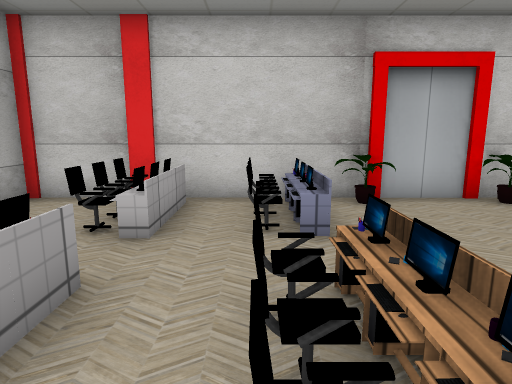
view 1 (above)

14 first-person views from a walk through a 3-D level made in the Unity game engine. The camera is 1.3 m above the floor, tilts 10° down and sees 75° across. The floor is counted in squares, 1 m on a side. Each view is taken from the middle of a square. On the plan, view 1 faces up. The plan holds only what a view shows up to about 14 squares ahead; the rest is blank. The place goes on beyond the plan. Some surface patterns are stand-ins.

view 2
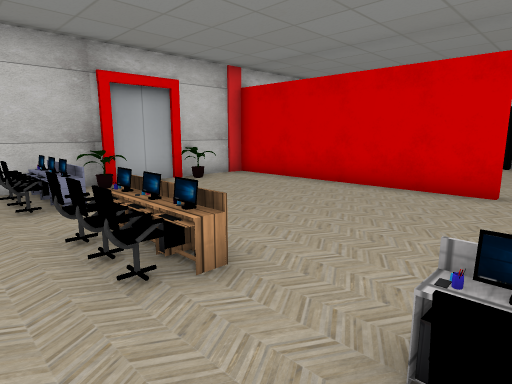

view 3
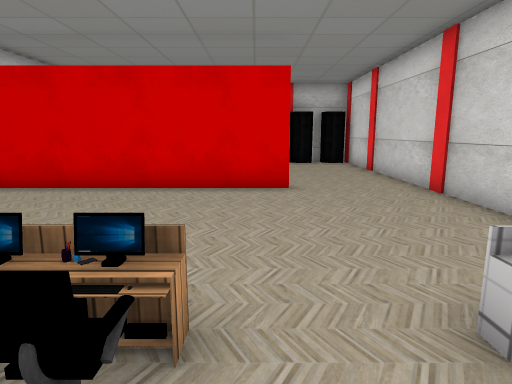

view 4
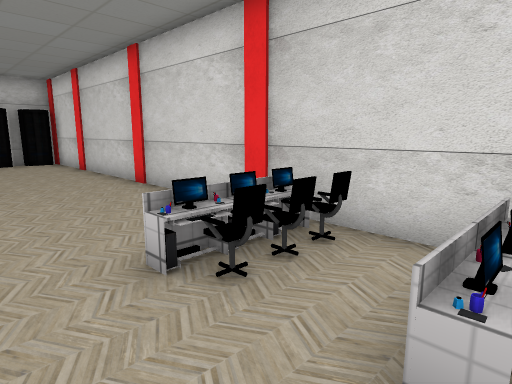

view 5
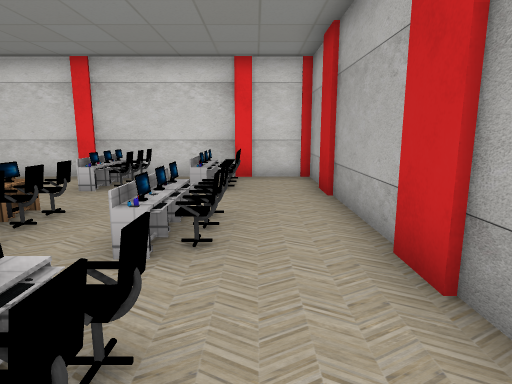

view 6
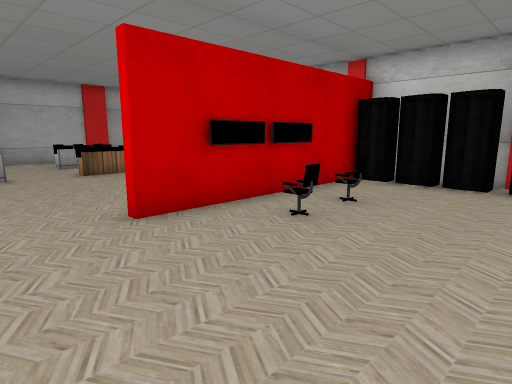

view 7
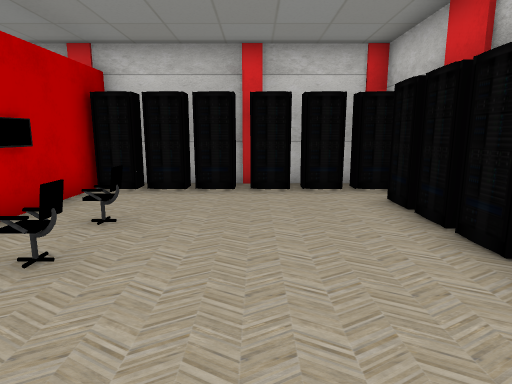

view 8
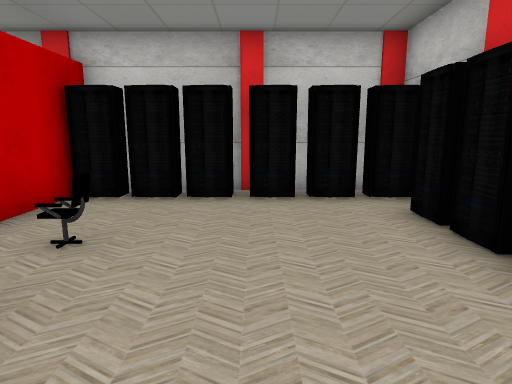

view 9
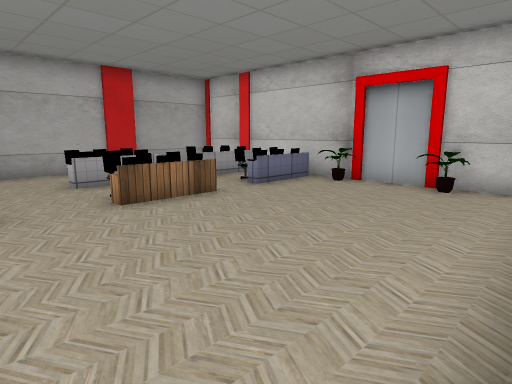

view 10
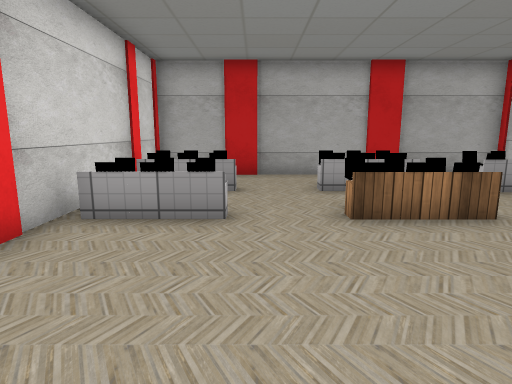

view 11
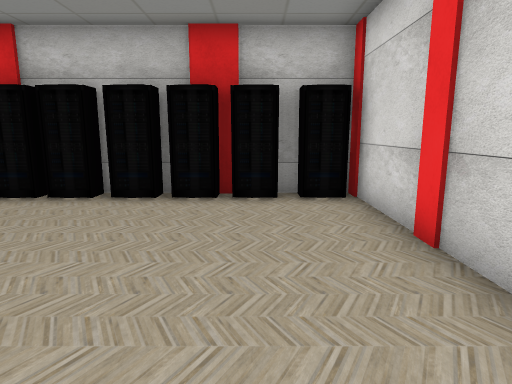

view 12
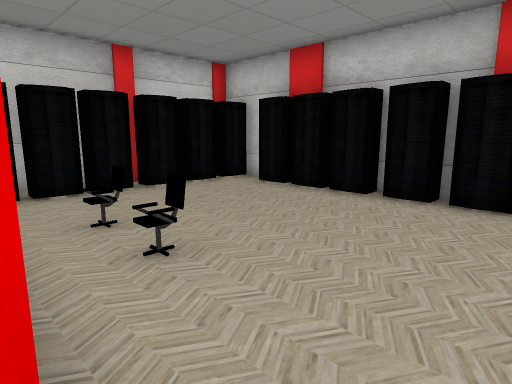

view 13
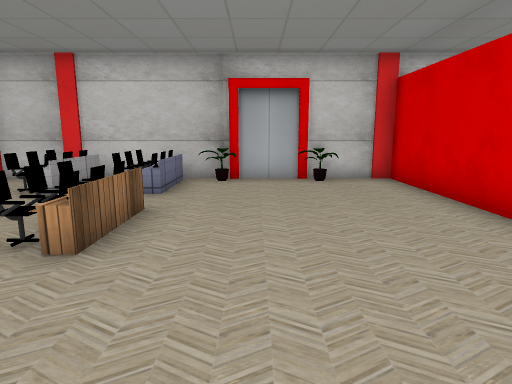

view 14
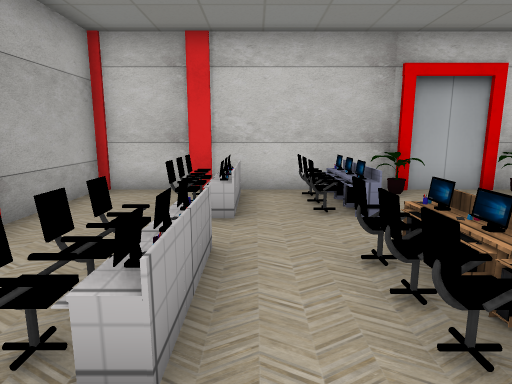

### Floor plan
Points are (right, up) in squares from view 1. A wall is a line through its corners. A room is listed if a view was taken in it or the views show most of it. See-through windows are left out.
Room 1 (views 1, 2, 3, 4, 5, 6, 7, 8, 9, 10, 11, 12, 13, 14)
walls: (6.9, -0.9) (6.9, 6.7) (4.5, 6.7); (7.2, 6) (7.2, -0.9); (2.6, 6.7) (-4.6, 6.7) (-4.6, -4.1) (14.4, -4.1); (13.5, 6.7) (8, 6.7)
low walls: (0.7, 5.5) (0.7, 6.1)
objects: other object (-2, -3) to (-2, -2); other object (-2, 1) to (-2, 3); other object (-2, 5) to (-1, 6); other object (0, -3) to (1, -2); chair (0, 1); chair (0, 2); other object (0, 5); other object (0, 6); table (1, 3); table (1, 5); plant (2, 6); other object (3, 7) to (4, 8); plant (5, 6); server (8, 6); chair (9, 3); server (9, 6); server (10, 6); server (11, 6) to (12, 6); server (13, 6); server (14, -3); server (14, -2); server (14, -1); server (14, 0) to (14, 1); server (14, 2); server (14, 3); server (14, 4); other object (14, 6)

Positions as (right, up) in squares from view 1, and headings:
1: (0, 0), facing up
2: (-1, -2), facing up-right
3: (-1, 0), facing right
4: (-2, 0), facing down-right
5: (-3, 6), facing down
6: (12, -3), facing up-left
7: (11, -2), facing up
8: (11, -1), facing up
9: (7, -2), facing up-left
10: (6, -1), facing left
11: (7, -2), facing right
12: (7, -2), facing up-right
13: (3, -3), facing up
14: (-1, -1), facing up
